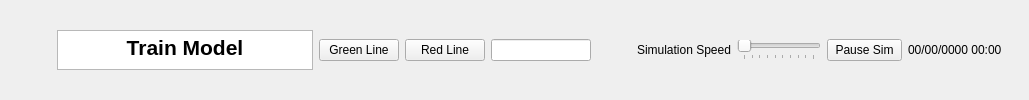
     <widget class="QWidget" name="header_widget" native="true">
      <property name="sizePolicy">
       <sizepolicy hsizetype="Preferred" vsizetype="Fixed">
        <horstretch>0</horstretch>
        <verstretch>0</verstretch>
       </sizepolicy>
      </property>
      <property name="minimumSize">
       <size>
        <width>0</width>
        <height>50</height>
       </size>
      </property>
      <layout class="QHBoxLayout" name="header_layout">
       <item>
        <widget class="QLabel" name="AuroraIMG">
         <property name="sizePolicy">
          <sizepolicy hsizetype="Minimum" vsizetype="Minimum">
           <horstretch>0</horstretch>
           <verstretch>0</verstretch>
          </sizepolicy>
         </property>
         <property name="minimumSize">
          <size>
           <width>40</width>
           <height>40</height>
          </size>
         </property>
         <property name="maximumSize">
          <size>
           <width>70</width>
           <height>40</height>
          </size>
         </property>
         <property name="text">
          <string/>
         </property>
         <property name="pixmap">
          <pixmap>images/AuroraLogo.png</pixmap>
         </property>
         <property name="scaledContents">
          <bool>true</bool>
         </property>
        </widget>
       </item>
       <item alignment="Qt::AlignHCenter|Qt::AlignVCenter">
        <widget class="QTextBrowser" name="LogoBrower">
         <property name="sizePolicy">
          <sizepolicy hsizetype="Minimum" vsizetype="Minimum">
           <horstretch>0</horstretch>
           <verstretch>0</verstretch>
          </sizepolicy>
         </property>
         <property name="minimumSize">
          <size>
           <width>100</width>
           <height>40</height>
          </size>
         </property>
         <property name="maximumSize">
          <size>
           <width>16777215</width>
           <height>40</height>
          </size>
         </property>
         <property name="verticalScrollBarPolicy">
          <enum>Qt::ScrollBarAlwaysOff</enum>
         </property>
         <property name="html">
          <string>&lt;!DOCTYPE HTML PUBLIC &quot;-//W3C//DTD HTML 4.0//EN&quot; &quot;http://www.w3.org/TR/REC-html40/strict.dtd&quot;&gt;
&lt;html&gt;&lt;head&gt;&lt;meta name=&quot;qrichtext&quot; content=&quot;1&quot; /&gt;&lt;style type=&quot;text/css&quot;&gt;
p, li { white-space: pre-wrap; }
&lt;/style&gt;&lt;/head&gt;&lt;body style=&quot; font-family:'MS Shell Dlg 2'; font-size:8.25pt; font-weight:400; font-style:normal;&quot;&gt;
&lt;p align=&quot;center&quot; style=&quot; margin-top:0px; margin-bottom:0px; margin-left:0px; margin-right:0px; -qt-block-indent:0; text-indent:0px;&quot;&gt;&lt;span style=&quot; font-size:16pt; font-weight:600;&quot;&gt;Train Model&lt;/span&gt;&lt;/p&gt;&lt;/body&gt;&lt;/html&gt;</string>
         </property>
        </widget>
       </item>
       <item>
        <layout class="QGridLayout" name="gridLayout">
         <item row="0" column="1">
          <widget class="QPushButton" name="redButton">
           <property name="text">
            <string>Red Line</string>
           </property>
          </widget>
         </item>
         <item row="0" column="2">
          <widget class="QLineEdit" name="TrainIdIn">
           <property name="sizePolicy">
            <sizepolicy hsizetype="MinimumExpanding" vsizetype="Fixed">
             <horstretch>0</horstretch>
             <verstretch>0</verstretch>
            </sizepolicy>
           </property>
           <property name="minimumSize">
            <size>
             <width>100</width>
             <height>0</height>
            </size>
           </property>
           <property name="maximumSize">
            <size>
             <width>50</width>
             <height>16777215</height>
            </size>
           </property>
          </widget>
         </item>
         <item row="0" column="0">
          <widget class="QPushButton" name="greenButton">
           <property name="text">
            <string>Green Line</string>
           </property>
          </widget>
         </item>
        </layout>
       </item>
       <item>
        <spacer name="horizontalSpacer">
         <property name="orientation">
          <enum>Qt::Horizontal</enum>
         </property>
         <property name="sizeHint" stdset="0">
          <size>
           <width>40</width>
           <height>20</height>
          </size>
         </property>
        </spacer>
       </item>
       <item>
        <layout class="QHBoxLayout" name="time_control">
         <item>
          <widget class="QLabel" name="simulation_speed_txt">
           <property name="text">
            <string>Simulation Speed</string>
           </property>
          </widget>
         </item>
         <item>
          <widget class="QSlider" name="simSlider">
           <property name="minimumSize">
            <size>
             <width>50</width>
             <height>0</height>
            </size>
           </property>
           <property name="minimum">
            <number>1</number>
           </property>
           <property name="maximum">
            <number>10</number>
           </property>
           <property name="pageStep">
            <number>1</number>
           </property>
           <property name="tracking">
            <bool>false</bool>
           </property>
           <property name="orientation">
            <enum>Qt::Horizontal</enum>
           </property>
           <property name="tickPosition">
            <enum>QSlider::TicksBelow</enum>
           </property>
           <property name="tickInterval">
            <number>1</number>
           </property>
          </widget>
         </item>
         <item>
          <widget class="QPushButton" name="pauseSim">
           <property name="maximumSize">
            <size>
             <width>75</width>
             <height>16777215</height>
            </size>
           </property>
           <property name="text">
            <string>Pause Sim</string>
           </property>
          </widget>
         </item>
         <item>
          <widget class="QLabel" name="timeLabel">
           <property name="minimumSize">
            <size>
             <width>110</width>
             <height>0</height>
            </size>
           </property>
           <property name="maximumSize">
            <size>
             <width>120</width>
             <height>16777215</height>
            </size>
           </property>
           <property name="text">
            <string>00/00/0000 00:00</string>
           </property>
          </widget>
         </item>
        </layout>
       </item>
      </layout>
     </widget>
